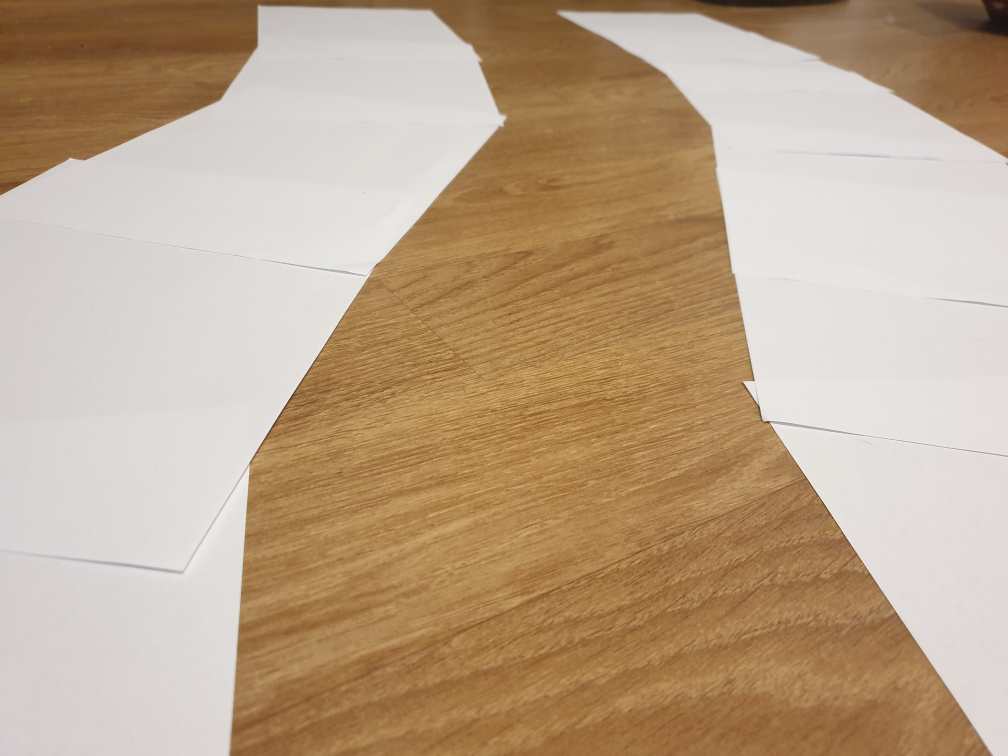
#> input picture lane-guidance-proto/data/front-both.jpg, 4032 x 3024 px (shown at 1/4 size)
$ python -i main.py   (imports and definitions only)   (older library calls are emulated)
#> lines starting #> are read from the running program, lines starting #| are printed output that depends on the picture; after the words box and inside, x2 and y2 are one past the last pixel; in counts of white or black regions, pixels touching at a corner belong together
### lane-guidance-proto/segmentation/utils.py
import cv2
import matplotlib.pyplot as plt
import numpy as np
import scipy.misc


def open_img(img_path, gray=False):
    if gray:
        img = cv2.imread(img_path, cv2.IMREAD_GRAYSCALE)
    else:
        img = cv2.imread(img_path)

    return img


# [20 lines left out: functions show, save_img, not called in this run]

### lane-guidance-proto/segmentation/main.py
import argparse
from utils import *
from scipy.interpolate import splprep, splev
import time
import warnings
import cv2
import numpy as np
import sys


# [8 lines left out: function morph_close, not called in this run]


def morph_open(img, num_iter=1):
    strel = cv2.getStructuringElement(cv2.MORPH_RECT, (5, 5))

    for _ in range(num_iter):
        img = cv2.erode(img, strel, iterations=1)
        img = cv2.dilate(img, strel, iterations=1)

    return img


def region_of_interest(img):
    """
    Applies an image mask.

    Only keeps the region of the image defined by the polygon
    formed from `vertices`. The rest of the image is set to black.
    """
    #defining a blank mask to start with

    vertices = np.array([[160, 50], [320, 50], [479, 639], [0, 639]],
                        dtype=np.int32)

    mask = np.zeros_like(img)

    #defining a 3 channel or 1 channel color to fill the mask with depending on the input image
    if len(img.shape) > 2:
        channel_count = img.shape[2]  # i.e. 3 or 4 depending on your image
        ignore_mask_color = (255, ) * channel_count
    else:
        ignore_mask_color = 255

    #filling pixels inside the polygon defined by "vertices" with the fill color
    cv2.fillPoly(mask, [vertices], ignore_mask_color)
    #returning the image only where mask pixels are nonzero
    masked_image = cv2.bitwise_or(img, ~mask)
    return masked_image, mask


def resize_image(img, height=640, width=480):

    if len(img.shape) > 2:
        h, w, _ = img.shape
    else:
        h, w = img.shape

    sf1 = h / float(height)
    sf2 = w / float(width)

    img = cv2.resize(img, (int(w / sf2), int(h / sf1)))

    return img


# [36 lines left out: function get_lane_mask, not called in this run]


def get_middle_lane(mask):

    h, w = mask.shape
    lane_mask = np.zeros_like(mask)

    for i in range(50, h):
        left = 0
        right = w
        for j in range(1, w):
            if mask[i, j - 1] == 0 and mask[i, j] == 255:
                left = j
            if mask[i, j - 1] == 255 and mask[i, j] == 0:
                right = j

        middle = int((left + right) / 2)
        lane_mask[i, middle] = lane_mask[i, middle - 1] = lane_mask[i, middle +
                                                                    1] = 255

    return lane_mask


def main(image_name):

#> called with image_name = '../data/front-both.jpg'
    img = open_img(image_name, False)
#> in open_img, img is the input picture: shape (3024, 4032, 3); mean B, G, R 139.1, 164.9, 188.2
    h, w, _ = img.shape
#> h = 3024; w = 4032

    # resize image
    img = resize_image(img)
#> in resize_image, `img = cv2.resize(img, (int(w / sf2), int(h / sf1)))`:
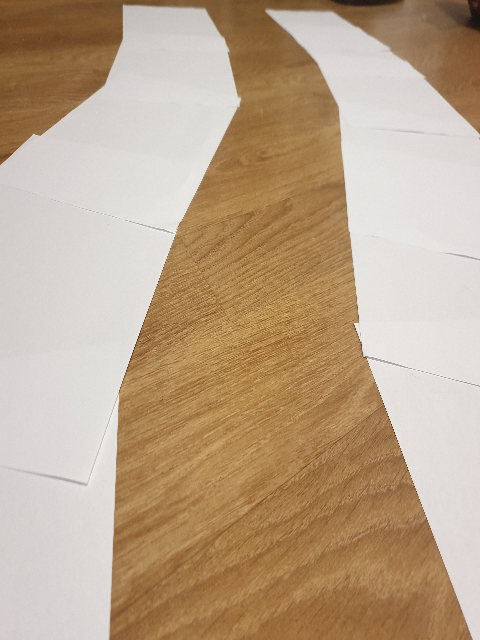
#> img: shape (640, 480, 3); mean of channels 0, 1, 2 139, 164.8, 188.1; drawn as B, G, R

    # filter after white color
    mask = cv2.inRange(
        img,
        lowerb=np.array([100, 100, 150]),
        upperb=np.array([255, 255, 255]))
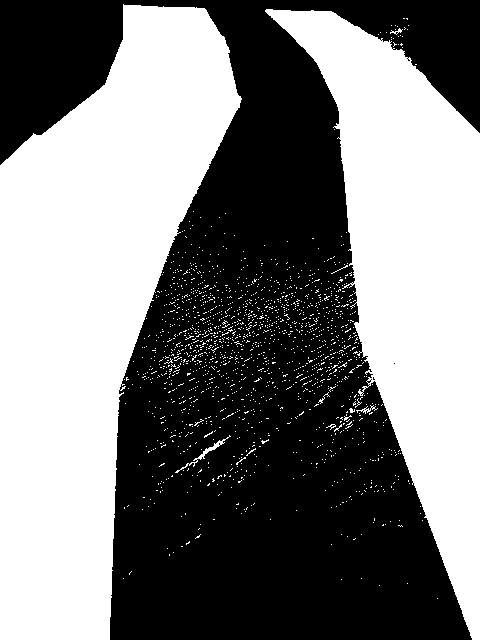
#> mask: shape (640, 480); 48.7% white; 1676 white regions (1668 under 20 px), largest, box (x1, y1, x2, y2) and area: (0, 4, 242, 640) 87449, (265, 9, 480, 640) 58667, (175, 435, 231, 473) 181

    # remove noise
    cv2.imshow("Image0", mask)
    mask = morph_open(mask, 3)

    masked_roi, m = region_of_interest(mask)
#> in region_of_interest, `cv2.fillPoly(mask, [vertices], ignore_mask_color)`:
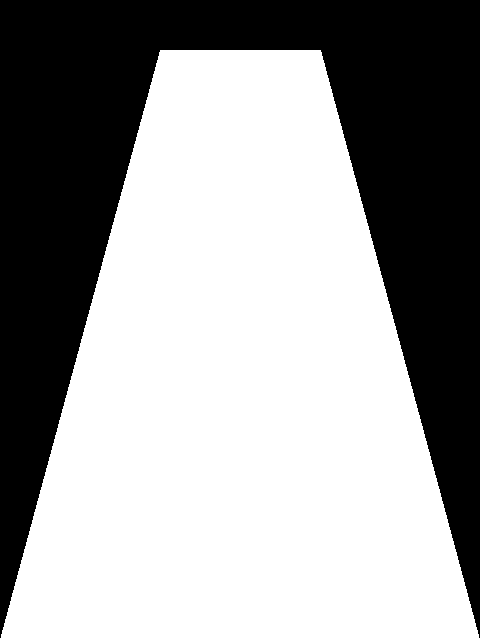
#> mask: shape (640, 480); 61.6% white; 1 black region, box (x1, y1, x2, y2) and area: (0, 0, 480, 638) 118105
#> in region_of_interest, `masked_image = cv2.bitwise_or(img, ~mask)`:
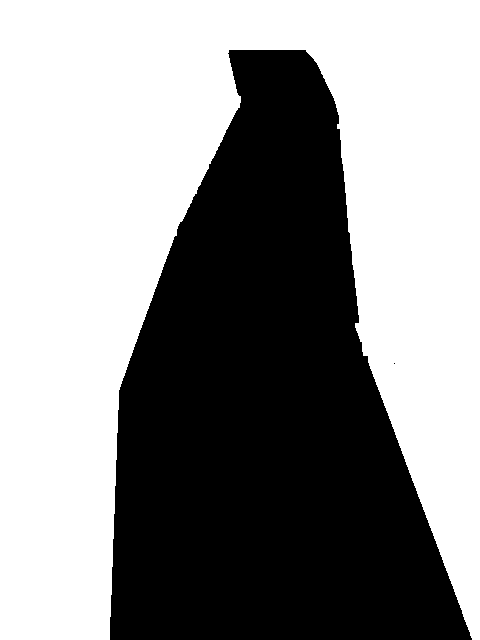
#> masked_image: shape (640, 480); 56.6% white; 2 black regions (1 under 20 px), largest, box (x1, y1, x2, y2) and area: (110, 50, 472, 640) 133183
    masked_roi = ~masked_roi

    # get the middle line
    middle_lane_mask = get_middle_lane(masked_roi)
#> after the loop in get_middle_lane, `for i in range(50, h):`:
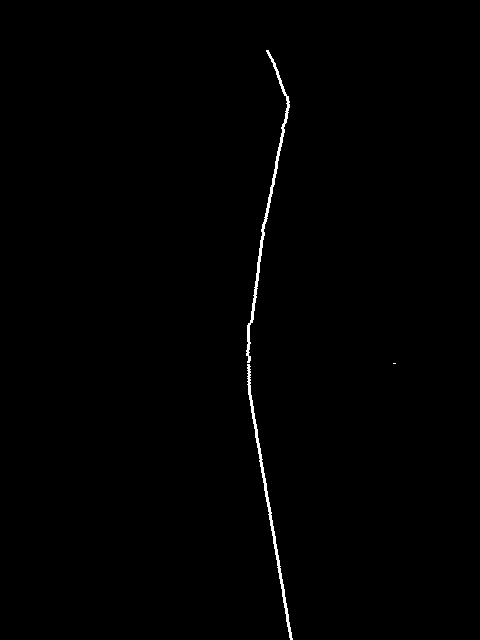
#> lane_mask: shape (640, 480); 0.58% white; 3 white regions (1 under 20 px), largest, box (x1, y1, x2, y2) and area: (246, 50, 290, 363) 939, (247, 364, 293, 640) 828
    color_img = open_img(image_name, False)
    color_img = resize_image(color_img)

    color_mask = np.zeros_like(color_img)
    color_mask[masked_roi != 0] = [0, 255, 0]
    color_img = cv2.addWeighted(color_mask, 0.3, color_img, 1 - 0.3, 0)
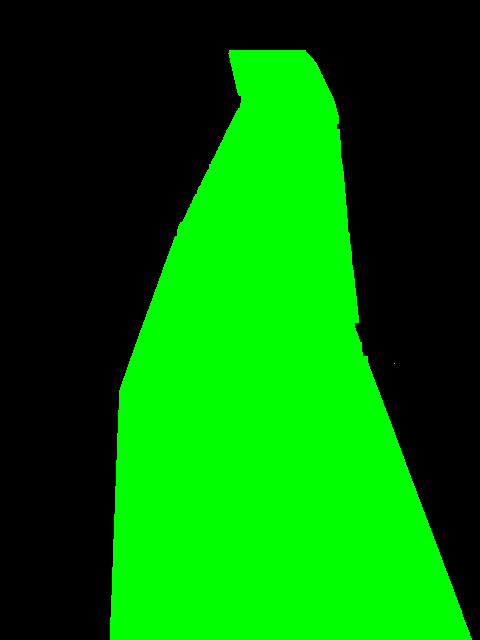
#> color_mask: shape (640, 480, 3); mean of channels 0, 1, 2 0, 110.6, 0; drawn as B, G, R

    color_img[middle_lane_mask != 0] = [255, 0, 0]
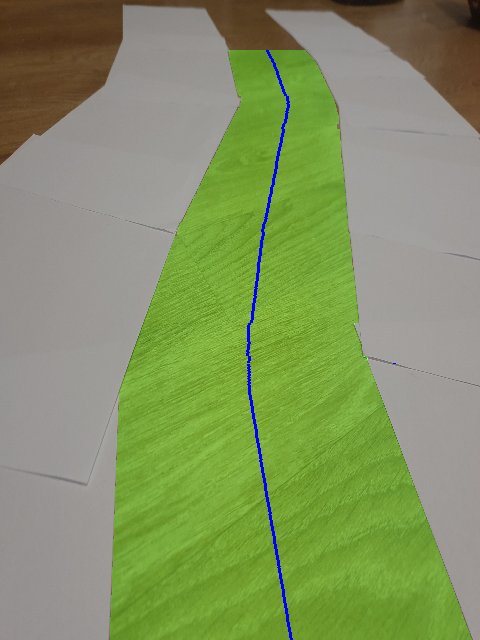
#> color_img: shape (640, 480, 3); mean of channels 0, 1, 2 98.4, 147.6, 131; drawn as B, G, R

    #cv2.line(color_img, first_point, end_point, (255, 0, 0), 2)

    cv2.imshow("Image1", mask)
    cv2.imshow("Image2", masked_roi)
    cv2.imshow("Imagefinal", color_img)
    cv2.waitKey(0)
    cv2.destroyAllWindows()


# [3 lines not run here, left out]

>>> result = main('../data/front-both.jpg')

$ run again, on lane-guidance-proto/data/front-left.jpg
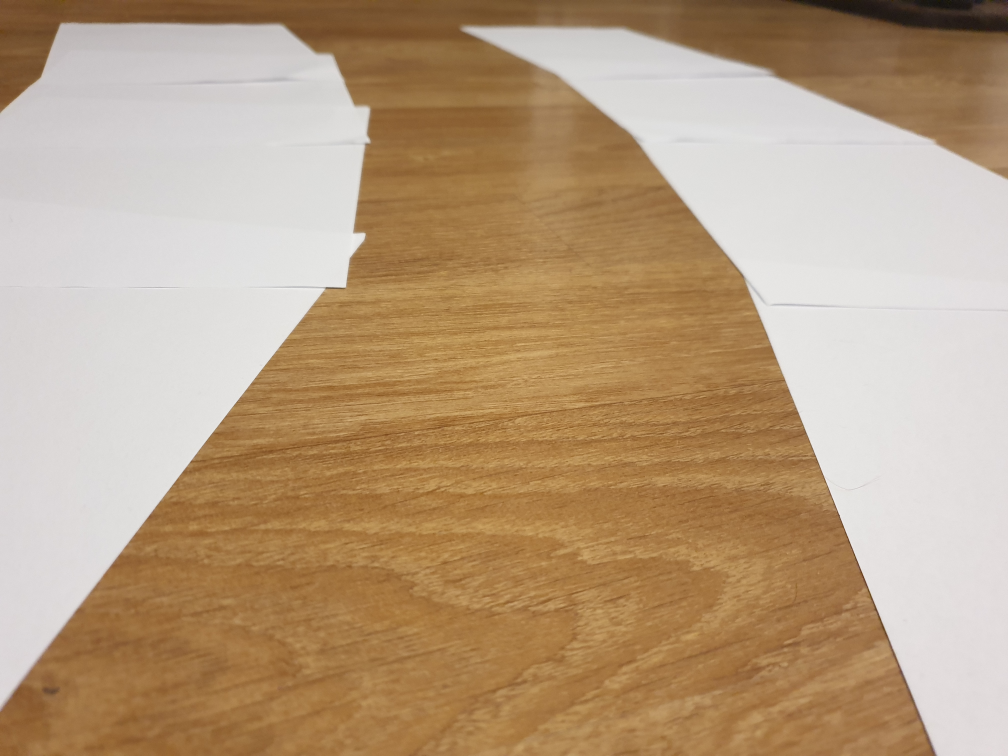
#> input picture lane-guidance-proto/data/front-left.jpg, 4032 x 3024 px (shown at 1/4 size)
#> in open_img, img is the input picture: shape (3024, 4032, 3); mean B, G, R 128.7, 157.9, 183.6
#> in main, `mask = cv2.inRange( img, lowerb=np.array([100, 100, 150]), upperb=np.a..`:
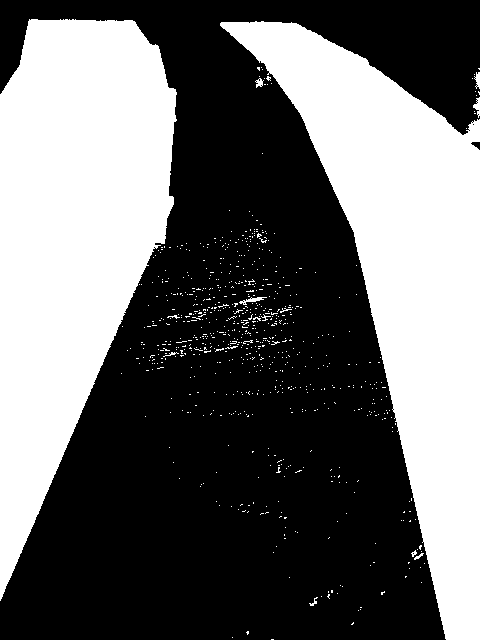
#> mask: shape (640, 480); 41.1% white; 749 white regions (736 under 20 px), largest, box (x1, y1, x2, y2) and area: (0, 19, 177, 601) 63728, (220, 21, 480, 640) 60518, (239, 297, 267, 305) 85
#> masked_image: shape (640, 480); 48.6% white; 1 white region, box (x1, y1, x2, y2) and area: (0, 0, 480, 640) 149212
#> in main, `color_img[middle_lane_mask != 0] = [255, 0, 0]`:
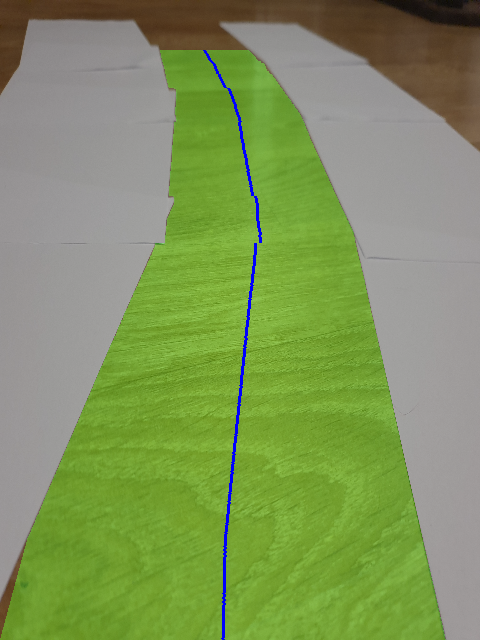
#> color_img: shape (640, 480, 3); mean of channels 0, 1, 2 91.2, 148.8, 127.8; drawn as B, G, R

$ run again, on lane-guidance-proto/data/front-right-2.jpg
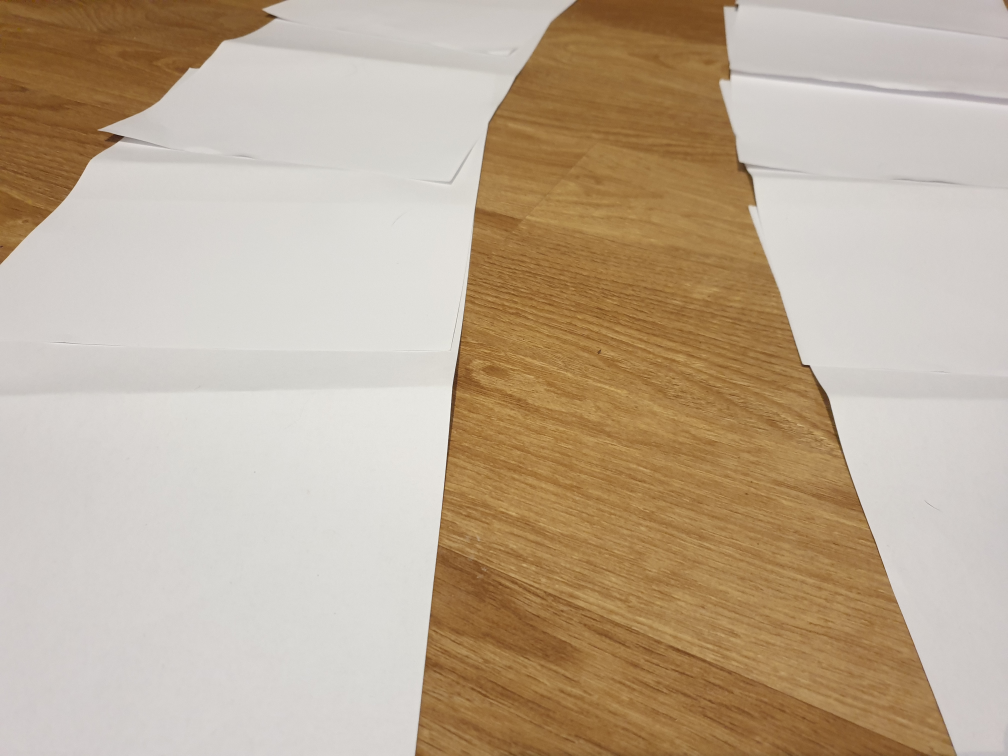
#> input picture lane-guidance-proto/data/front-right-2.jpg, 4032 x 3024 px (shown at 1/4 size)
#> in open_img, img is the input picture: shape (3024, 4032, 3); mean B, G, R 149.1, 171.3, 189.6
#> in main, `mask = cv2.inRange( img, lowerb=np.array([100, 100, 150]), upperb=np.a..`:
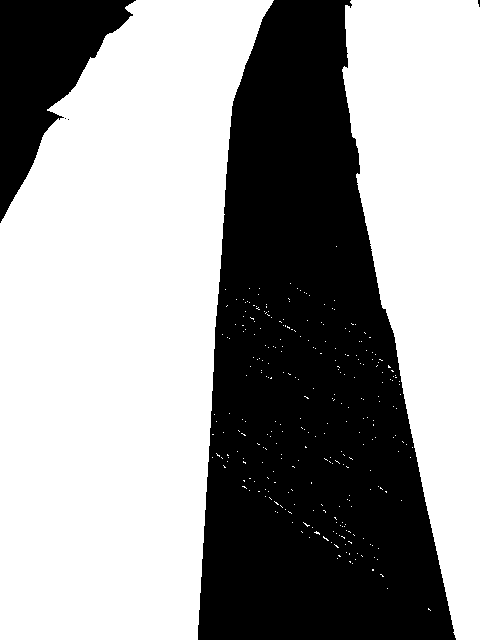
#> mask: shape (640, 480); 60.1% white; 5 black regions (3 under 20 px), largest, box (x1, y1, x2, y2) and area: (198, 0, 456, 640) 108524, (0, 0, 136, 223) 13904
#> masked_image: shape (640, 480); 66.4% white; 1 black region, box (x1, y1, x2, y2) and area: (198, 50, 456, 640) 103169
#> in main, `color_img[middle_lane_mask != 0] = [255, 0, 0]`:
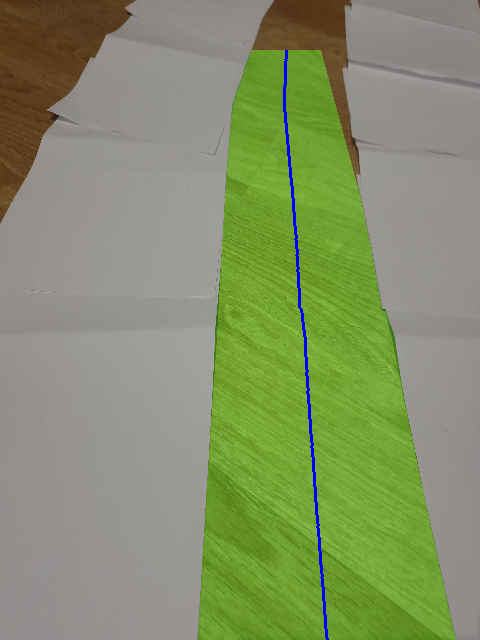
#> color_img: shape (640, 480, 3); mean of channels 0, 1, 2 105.5, 144.6, 132; drawn as B, G, R

$ run again, on lane-guidance-proto/data/front-right.jpg
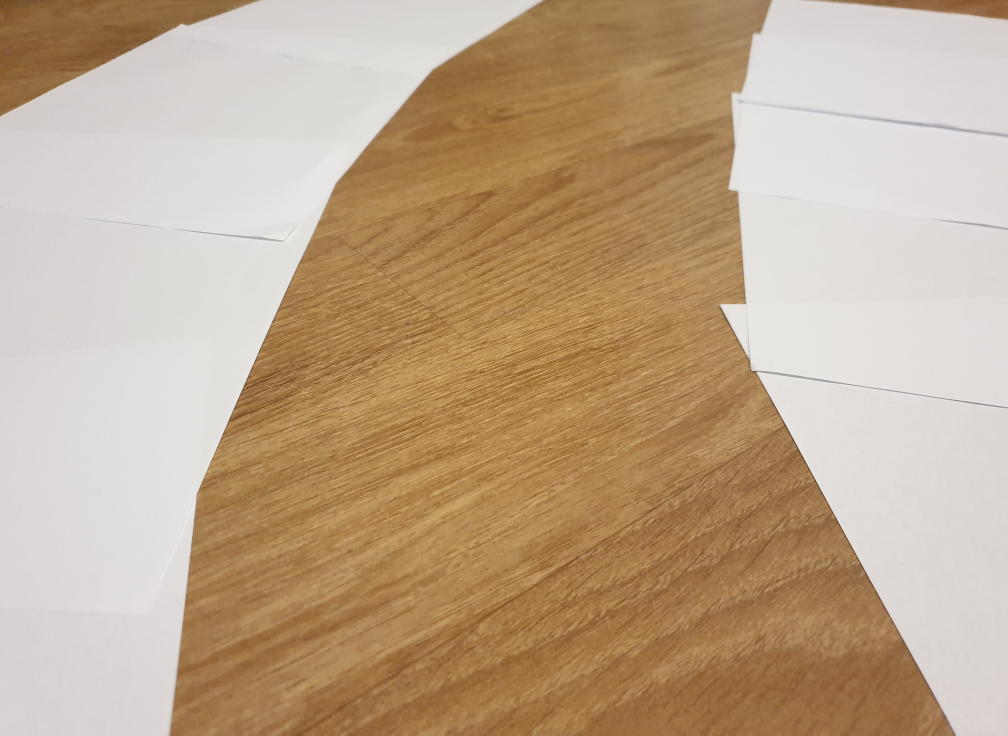
#> input picture lane-guidance-proto/data/front-right.jpg, 4032 x 2941 px (shown at 1/4 size)
#> in open_img, img is the input picture: shape (2941, 4032, 3); mean B, G, R 140.4, 167.5, 190.8
#> masked_image: shape (640, 480); 51% white; 1 black region, box (x1, y1, x2, y2) and area: (81, 50, 455, 640) 150396
#> in main, `color_img[middle_lane_mask != 0] = [255, 0, 0]`:
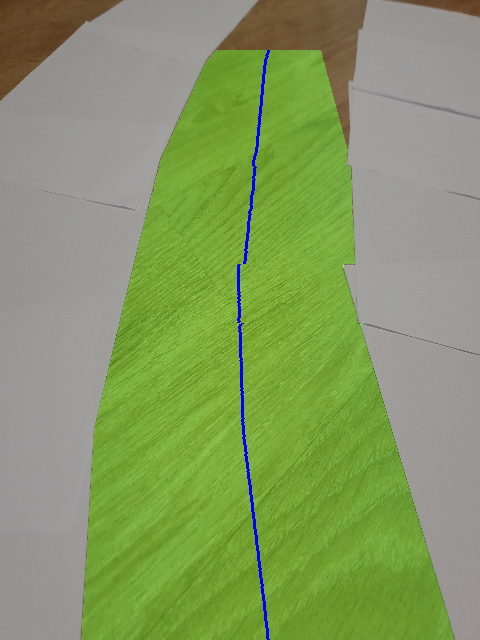
#> color_img: shape (640, 480, 3); mean of channels 0, 1, 2 99.4, 153.7, 132.8; drawn as B, G, R
